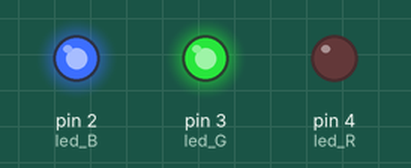
Bench run of a sketch on a simulated Arduino Uno, built with avr-gcc and run on an emulated ATmega328P. Parts: output pins drawn as LEDs (lit = HIGH).

Above: at 0.2 s.
At 1.2 s:
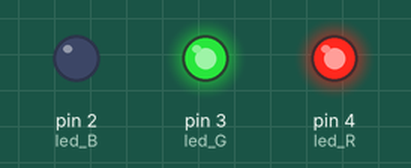
At 1.7 s:
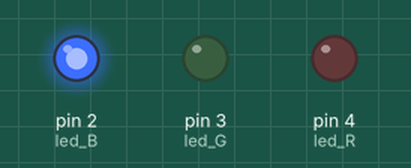
At 3.2 s:
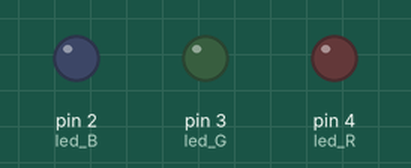
At 5.7 s:
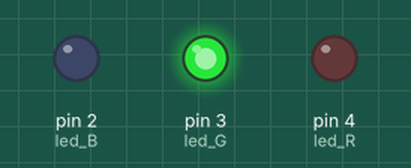
At 7.7 s:
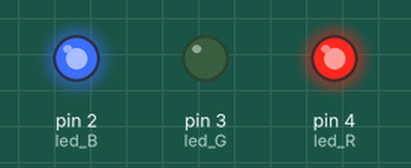
Timing chart, 0 to 8.1 s (numbered marks = the images above):
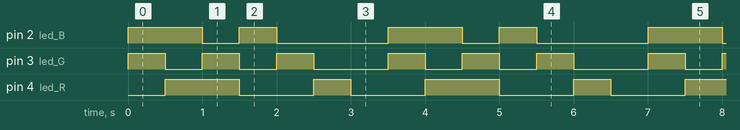

Measured:
- by itself, pin 2 (led_B): repeats every 3.5 s: LOW 0.50 s, HIGH 0.50 s, LOW 1.5 s, HIGH 1.0 s
- by itself, pin 3 (led_G): repeats every 3.5 s: 2 × (LOW 0.50 s, HIGH 0.50 s), LOW 1.0 s, HIGH 0.50 s
- by itself, pin 4 (led_R): repeats every 3.5 s: LOW 1.0 s, HIGH 0.50 s, LOW 1.0 s, HIGH 1.0 s

The sketch:

Opdracht1.ino
```cpp
int led_R = 4;
int led_G = 3;
int led_B = 2;

int vt = 500;

void off(){
  digitalWrite(led_G, HIGH);
  digitalWrite(led_B, HIGH);
  digitalWrite(led_R, HIGH);
}
void red(){
  digitalWrite(led_R, LOW);
}

void blue(){
  digitalWrite(led_B, LOW);
}

void green(){
  digitalWrite(led_G, LOW);
}

void setup() {
pinMode(led_R, OUTPUT);
pinMode(led_G, OUTPUT);
pinMode(led_B, OUTPUT);

}

void loop() {
off();
red();
delay(vt);
off();
green();
delay(vt);
off();
blue();
delay(vt);
off();
green();
red();
delay(vt);
off();
blue();
red();
delay(vt);
off();
blue();
green();
delay(vt);
off();
blue();
red();
green();
delay(vt);
}
```
